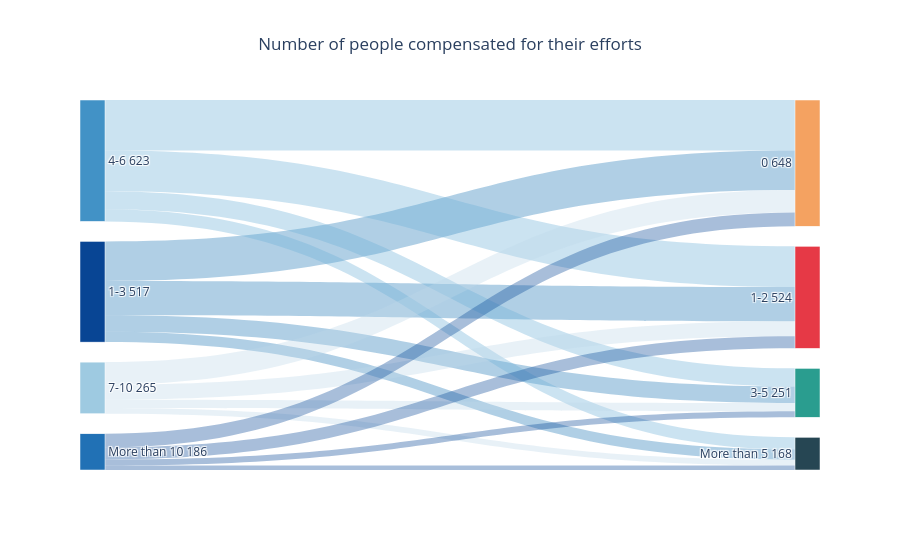

The notebook cell saved with this chart:
### Code cell
import plotly.graph_objects as go

# --- Node definitions ---
# Left nodes:  publishing process participant groups (1-3, 4-6, 7-10, More than 10)
# Right nodes: compensated staff groups (0, 1-2, 3-5, More than 5)

left_labels  = ['1-3', '4-6', '7-10', 'More than 10']
right_labels = ['0', '1-2', '3-5', 'More than 5']

# Totals from df_publishing (column sums = total across all funding sources)
left_totals  = df_publishing[left_labels].sum().tolist()       # [464, 481, 211, 134]

# Totals from df_staff (row sums = grand total per staff group)
right_totals = df_staff['Grand Total'].tolist()                # [439 (approx), 407, 274, 170]  (need to recheck against image)

# --- Flow matrix (left x right) ---
# Cross-tab: how many of each publishing-participant group fall in each staff category
# Derived from df_staff columns which map budget → staff, approximated via proportional split
# Using values visible in image 3 directly for accuracy

flows = [
    # source, target, value
    # 1-3 (idx 0) → staff groups
    (0, 4, 203),  # 1-3 → 0
    (0, 5, 176),  # 1-3 → 1-2
    (0, 6,  85),  # 1-3 → 3-5
    (0, 7,  53),  # 1-3 → More than 5

    # 4-6 (idx 1) → staff groups
    (1, 4, 259),  # 4-6 → 0
    (1, 5, 209),  # 4-6 → 1-2
    (1, 6,  93),  # 4-6 → 3-5
    (1, 7,  62),  # 4-6 → More than 5

    # 7-10 (idx 2) → staff groups
    (2, 4, 116),  # 7-10 → 0
    (2, 5,  77),  # 7-10 → 1-2
    (2, 6,  42),  # 7-10 → 3-5
    (2, 7,  30),  # 7-10 → More than 5

    # More than 10 (idx 3) → staff groups
    (3, 4,  70),  # More than 10 → 0
    (3, 5,  62),  # More than 10 → 1-2
    (3, 6,  31),  # More than 10 → 3-5
    (3, 7,  23),  # More than 10 → More than 5
]

sources = [f[0] for f in flows]
targets = [f[1] for f in flows]
values  = [f[2] for f in flows]

# --- Colours (blues palette + accents for right nodes) ---
node_colors = [
    COLORS['palette'][0],   # 1-3   (left)
    COLORS['palette'][2],   # 4-6
    COLORS['palette'][4],   # 7-10
    COLORS['palette'][1],   # More than 10
    '#f4a261',              # 0     (right — warm contrast)
    '#e63946',              # 1-2
    '#2a9d8f',              # 3-5
    '#264653',              # More than 5
]

link_colors = [
    f'rgba(31,  119, 180, 0.35)',   # 1-3 flows
    f'rgba(31,  119, 180, 0.35)',
    f'rgba(31,  119, 180, 0.35)',
    f'rgba(31,  119, 180, 0.35)',
    f'rgba(107, 174, 214, 0.35)',   # 4-6 flows
    f'rgba(107, 174, 214, 0.35)',
    f'rgba(107, 174, 214, 0.35)',
    f'rgba(107, 174, 214, 0.35)',
    f'rgba(189, 215, 231, 0.35)',   # 7-10 flows
    f'rgba(189, 215, 231, 0.35)',
    f'rgba(189, 215, 231, 0.35)',
    f'rgba(189, 215, 231, 0.35)',
    f'rgba(8,   69,  148, 0.35)',   # More than 10 flows
    f'rgba(8,   69,  148, 0.35)',
    f'rgba(8,   69,  148, 0.35)',
    f'rgba(8,   69,  148, 0.35)',
]

all_labels = left_labels + right_labels

# Append totals to labels
left_totals_map  = dict(zip(left_labels,  [sum(values[i*4:(i+1)*4]) for i in range(4)]))
right_totals_map = dict(zip(right_labels, [sum(v for s, t, v in flows if t == ti+4)
                                            for ti in range(4)]))

display_labels = [f'{l}\n{left_totals_map[l]}'   for l in left_labels] + \
                 [f'{r}\n{right_totals_map[r]}'   for r in right_labels]

fig = go.Figure(go.Sankey(
    arrangement='snap',
    node=dict(
        pad=20,
        thickness=25,
        label=display_labels,
        color=node_colors,
        line=dict(color='white', width=0.5),
    ),
    link=dict(
        source=sources,
        target=targets,
        value=values,
        color=link_colors,
    )
))

fig.update_layout(
    title=dict(
        text='Number of people compensated for their efforts',
        #font=dict(family=FONT, size=14, color='#2d2d2d'),
        x=0.5,
    ),
    #font=dict(family=FONT, size=11, color='#2d2d2d'),
    paper_bgcolor='white',
    width=900,
    height=550,
)

fig.show()
fig.write_image('sankey.png', width=900, height=550, scale=2)

### Figure 1 — Plotly figure (JSON) as saved in the notebook; plotly's stock layout.template omitted (floating-point values rounded to 4 significant figures)
{"data": [{"arrangement": "snap", "link": {"color": ["rgba(31,  119, 180, 0.35)", "rgba(31,  119, 180, 0.35)", "rgba(31,  119, 180, 0.35)", "rgba(31,  119, 180, 0.35)", "rgba(107, 174, 214, 0.35)", "rgba(107, 174, 214, 0.35)", "rgba(107, 174, 214, 0.35)", "rgba(107, 174, 214, 0.35)", "rgba(189, 215, 231, 0.35)", "rgba(189, 215, 231, 0.35)", "rgba(189, 215, 231, 0.35)", "rgba(189, 215, 231, 0.35)", "rgba(8,   69,  148, 0.35)", "rgba(8,   69,  148, 0.35)", "rgba(8,   69,  148, 0.35)", "rgba(8,   69,  148, 0.35)"], "source": [0, 0, 0, 0, 1, 1, 1, 1, 2, 2, 2, 2, 3, 3, 3, 3], "target": [4, 5, 6, 7, 4, 5, 6, 7, 4, 5, 6, 7, 4, 5, 6, 7], "value": [203, 176, 85, 53, 259, 209, 93, 62, 116, 77, 42, 30, 70, 62, 31, 23]}, "node": {"color": ["#084594", "#4292c6", "#9ecae1", "#2171b5", "#f4a261", "#e63946", "#2a9d8f", "#264653"], "label": ["1-3\n517", "4-6\n623", "7-10\n265", "More than 10\n186", "0\n648", "1-2\n524", "3-5\n251", "More than 5\n168"], "line": {"color": "white", "width": 0.5}, "pad": 20, "thickness": 25}, "type": "sankey"}], "layout": {"height": 550, "paper_bgcolor": "white", "title": {"text": "Number of people compensated for their efforts", "x": 0.5}, "width": 900}}
